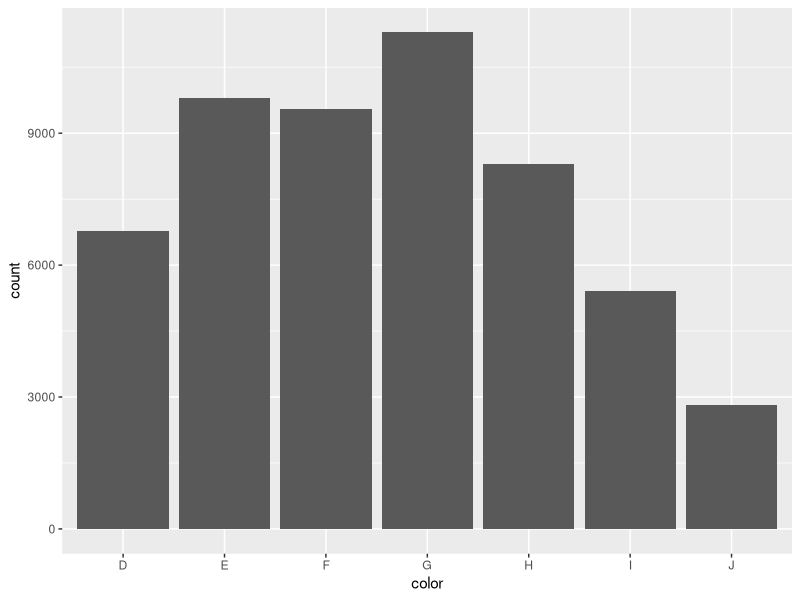

Reproduce this figure in R.
# basic

library(ggplot2)

x <- data.frame(name=c('a','b','c'),
                math=c(1,2,3))
y <- data.frame(name=c('c','b','d'),
                english=c(4,5,6))
x
y

merge(x,y)
merge(x,y,all=TRUE)

course <- 'C'
switch(course,
       'A' = 'brunch',
       'B' = 'lunch',
       'dinner')

func_abs = function(x) {
  if(x<0) {
    return(-x)
  }else{
    return(x)
  }
}
func_abs(-10.5)
func_abs(10.3)


ggplot(diamonds,
       aes(color)
       )+geom_bar()
